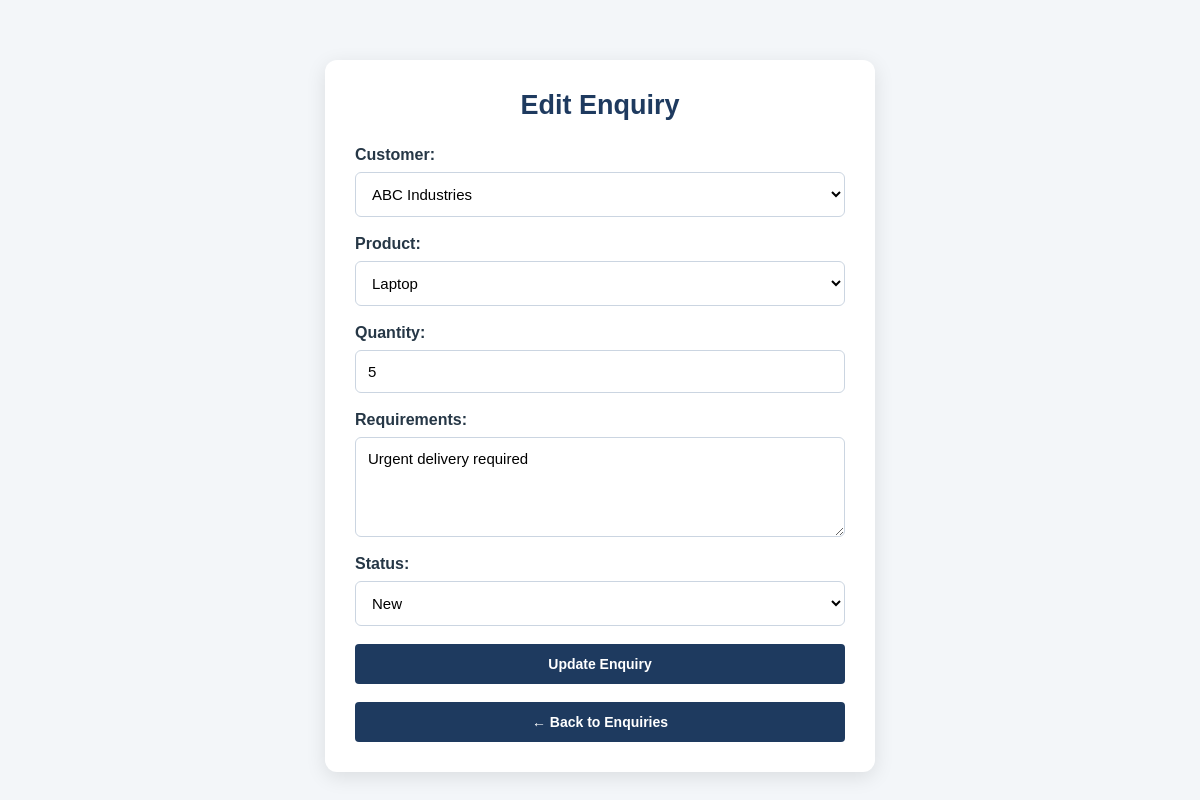
Screenshot of /api/edit-enquiry/2/ (signed in) with the database file from the repository.
### manufacturing/models.py (models this page shows, shortened)
class Enquiry(models.Model):
    customer = models.ForeignKey(
        Customer,
        on_delete=models.CASCADE
    )
    product = models.ForeignKey(
        Product,
        on_delete=models.CASCADE
    )
    quantity = models.IntegerField(default=1)
    requirements = models.TextField(blank=True)
    status = models.CharField(max_length=50, default='New')
    created_at = models.DateTimeField(auto_now_add=True)

class Customer(models.Model):
    name = models.CharField(max_length=100)
    email = models.EmailField(blank=True)
    phone = models.CharField(max_length=20)
    address = models.TextField(blank=True)

class Product(models.Model):
    name = models.CharField(max_length=100)
    product_code = models.CharField(max_length=50, unique=True)
    category = models.ForeignKey(
    Category,
    on_delete=models.CASCADE,
    null=True,
    blank=True
)
    quantity = models.IntegerField(default=0)
    price = models.DecimalField(max_digits=10, decimal_places=2)
    created_at = models.DateTimeField(auto_now_add=True)

### manufacturing/views.py (the view, shortened to what this page needs)
@login_required
def edit_enquiry(request, enquiry_id):
    enquiry = Enquiry.objects.get(id=enquiry_id)
    customers = Customer.objects.all()
    products = Product.objects.all()
    return render(request, 'edit_enquiry.html', {
        'enquiry': enquiry,
        'customers': customers,
        'products': products
    })

### manufacturing/templates/edit_enquiry.html (shortened to what this page needs)
<!DOCTYPE html>
<html lang="en">
<head>
</head>
<body>
    <div class="container">
        <h1>Edit Enquiry</h1>
        <form method="POST">
            <label for="customer">Customer:</label>
            <select id="customer" name="customer" required>
                {% for customer in customers %}
                    <option value="{{ customer.id }}"
                        {% if customer.id == enquiry.customer.id %}selected{% endif %}>
                        {{ customer.name }}
                    </option>
                {% endfor %}
            </select>
            <label for="product">Product:</label>
            <select id="product" name="product" required>
                {% for product in products %}
                    <option value="{{ product.id }}"
                        {% if product.id == enquiry.product.id %}selected{% endif %}>
                        {{ product.name }}
                    </option>
                {% endfor %}
            </select>
            <label for="quantity">Quantity:</label>
            <input
                type="number"
                id="quantity"
                name="quantity"
                value="{{ enquiry.quantity }}"
                min="1"
                required
            >
            <label for="requirements">Requirements:</label>
            <textarea
                id="requirements"
                name="requirements"
                rows="4"
            >{{ enquiry.requirements }}</textarea>
            <label for="status">Status:</label>
            <select id="status" name="status">
                <option value="New"
                    {% if enquiry.status == "New" %}selected{% endif %}>
                    New
                </option>
            </select>
            <button type="submit">Update Enquiry</button>
        </form>
        <a href="{% url 'enquiry_page' %}" class="back-btn">
            ← Back to Enquiries
        </a>
    </div>
</body>
</html>

### manufacturing/templates/edit_enquiry.html (style rules this page uses)
* { box-sizing: border-box; }
body { margin: 0; padding: 30px 15px; font-family: Arial, sans-serif; background: #f3f6f9; color: #263746; }
.container { max-width: 550px; width: 100%; margin: 30px auto; padding: 30px; background: white; border-radius: 12px; box-shadow: 0 5px 20px rgba(0, 0, 0, 0.10); }
h1 { margin: 0 0 25px; text-align: center; color: #1e3a5f; font-size: 27px; }
label { display: block; margin-bottom: 8px; font-weight: bold; }
input, select, textarea { display: block; width: 100%; padding: 12px; margin-bottom: 18px; border: 1px solid #cbd5e1; border-radius: 6px; font-size: 15px; font-family: Arial, sans-serif; background: white; }
textarea { min-height: 100px; resize: vertical; }
button, .back-btn { display: block; width: 100%; margin-top: 18px; padding: 12px; background: #1e3a5f; color: white; border: none; border-radius: 4px; text-align: center; text-decoration: none; font-size: 14px; font-weight: bold; cursor: pointer; transition: background 0.3s; }

### rows the page displays
Enquiry: customer "ABC Industries", product "Laptop", quantity "5", requirements "Urgent delivery required", status "New"
